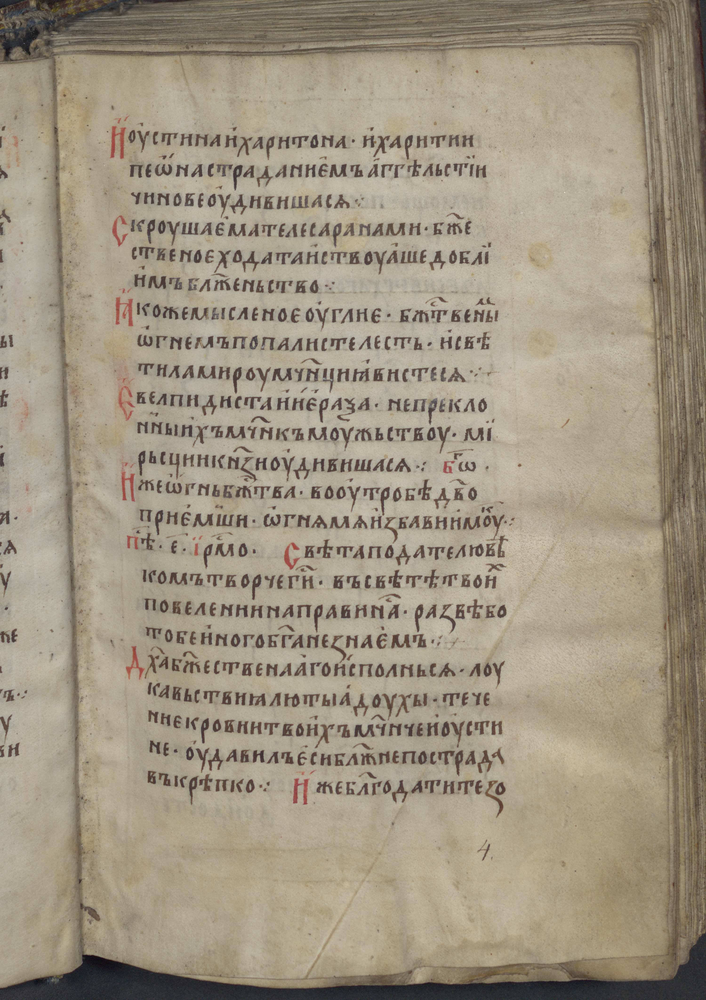
#> input picture 2sem/results/lab2/1/input/207_12.png, 706 x 1000 px, shrunk from 3000 x 4250 before the run
$ jupyter execute README.ipynb
#> lines starting #> are read from the running program, lines starting #| are printed output that depends on the picture; after the words box and inside, x2 and y2 are one past the last pixel; in counts of white or black regions, pixels touching at a corner belong together
#> further down, input_image is the input picture: PIL image 706x1000 RGB; mean R, G, B 159.6, 148.4, 129.8
[cell 1]
import numpy as np
from PIL import Image

[cell 2]
def grey(input: np.array) -> np.array:
    H, W = input.shape[:2]
    output = np.zeros((H, W), dtype=input.dtype)

    R = input[:, :, 0]
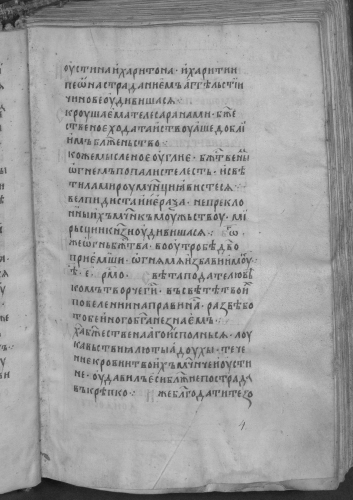
#> R: shape (1000, 706) (shown at 1/2 size); min 12, max 225, mean 159.6
    G = input[:, :, 1]
    B = input[:, :, 2]
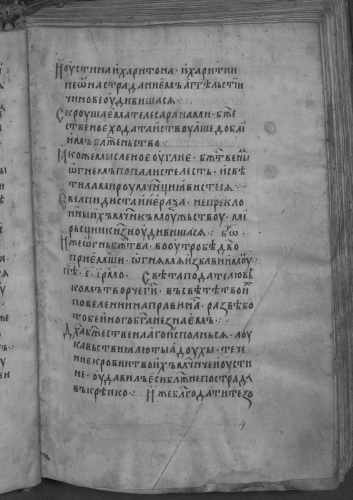
#> B: shape (1000, 706) (shown at 1/2 size); min 12, max 198, mean 129.8
    output = 0.2126*R + 0.7152*G + 0.0722*B

    return output

[cell 3]
def binarization(input: np.array, d: int, t: float) -> np.array:
#> called with d = 8, t = 0.15
    H, W = input.shape[:2]
    output = np.zeros((H, W), dtype=input.dtype)
    r = W  // (d * 2)

    intImg = input.cumsum(axis=0).cumsum(axis=1)
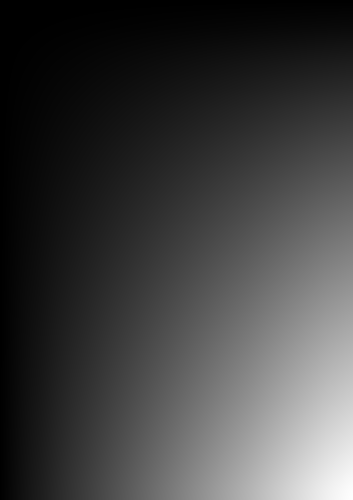
#> intImg: shape (1000, 706) float64 (shown at 1/2 size); min 43.87, max 105516131.1, mean 26538110.4; drawn with min black and max white

    i, j = np.meshgrid(np.arange(W), np.arange(H))
    w1 = np.maximum(i - r, 0)
    w2 = np.minimum(i + r, W - 1)
    h1 = np.maximum(j - r, 0)
    h2 = np.minimum(j + r, H - 1)

    count = (w2 - w1) * (h2 - h1)
    sum_val = intImg[h2, w2] - intImg[h1 + 1, w2] - intImg[h2, w1 + 1] + intImg[h1 + 1, w1 + 1]
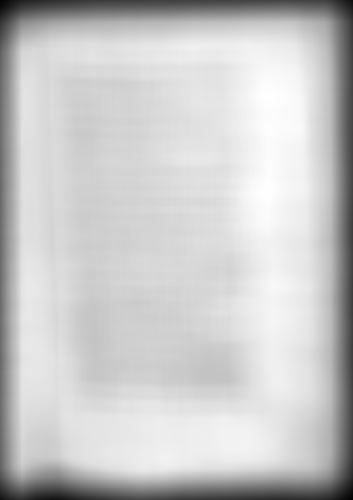
#> sum_val: shape (1000, 706) float64 (shown at 1/2 size); min 108912.8, max 1348228.6, mean 1084758.5; drawn with min black and max white

    mask = input * count <= sum_val * (1 - t)
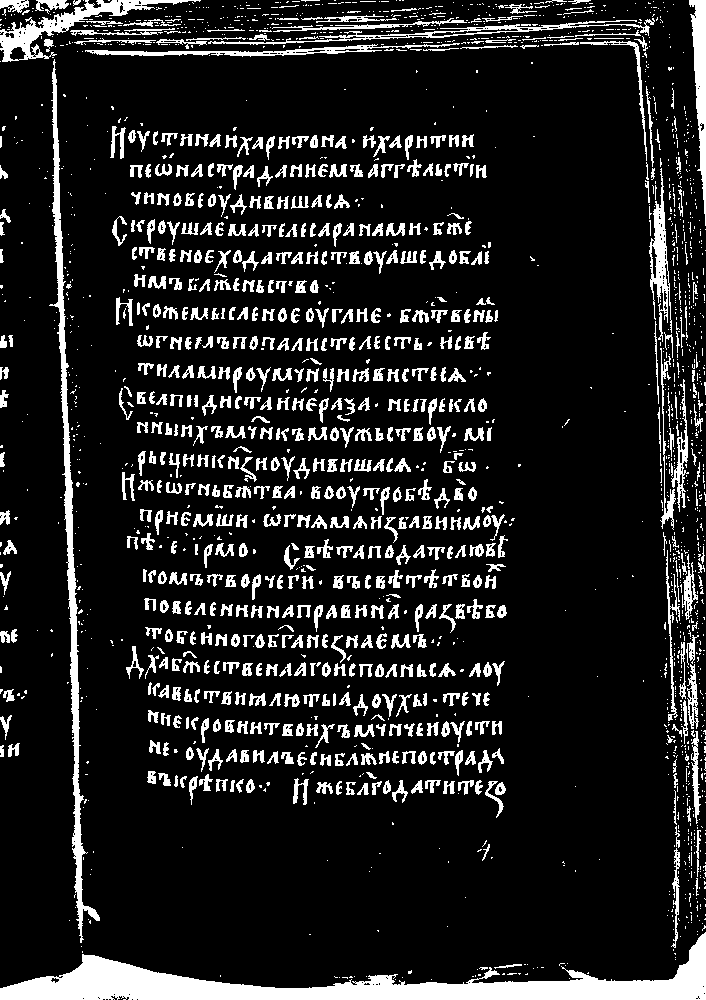
#> mask: shape (1000, 706) bool; 13.3% white; 2146 white regions (1437 under 20 px), largest, box (x1, y1, x2, y2) and area: (0, 932, 706, 1000) 15680, (49, 59, 100, 943) 5453, (0, 0, 201, 62) 2516
    output[mask] = 0
    output[~mask] = 255

    return output

[cell 4]
input_image = Image.open('1/input/207_12.png').convert('RGB')
input_array = np.array(input_image)

greyArray = grey(input_array)
newArray = binarization(greyArray, 8, 0.15)

newImg = Image.fromarray(newArray)
newImg.show()

$ run again, with 2sem/results/lab2/1/input/198_115.png copied over 2sem/results/lab2/1/input/207_12.png
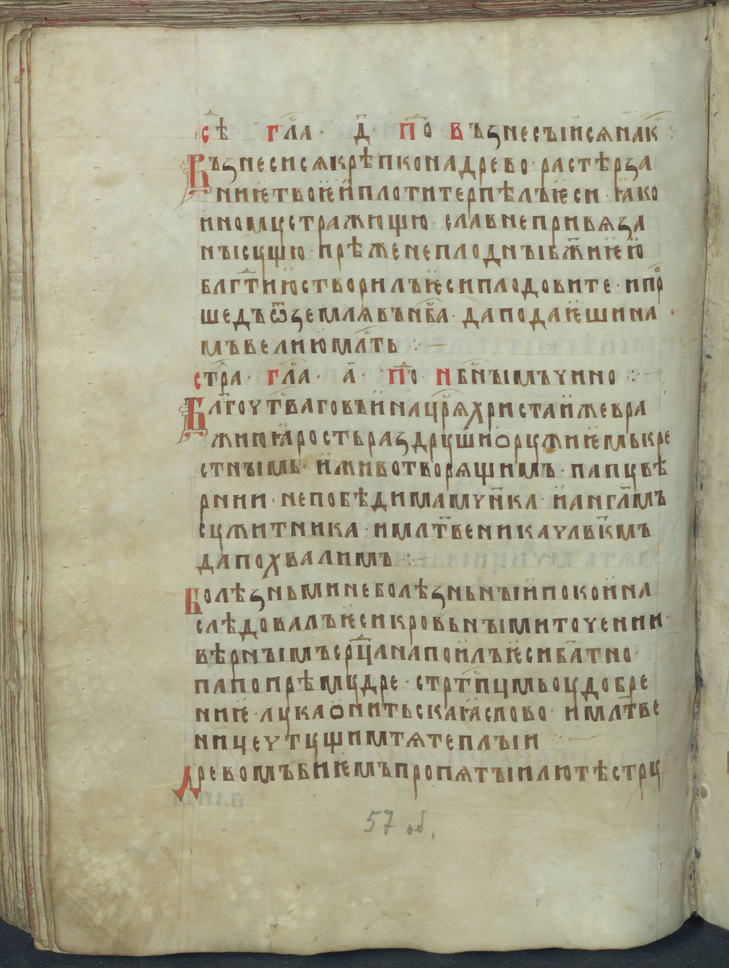
#> input picture 2sem/results/lab2/1/input/198_115.png, 729 x 968 px, shrunk from 3050 x 4050 before the run
#> input_image is the input picture: PIL image 729x968 RGB; mean R, G, B 170.4, 166.5, 142.1
#> in binarization, `sum_val = intImg[h2, w2] - intImg[h1 + 1, w2] - intImg[h2, w1 + 1] + i..`:
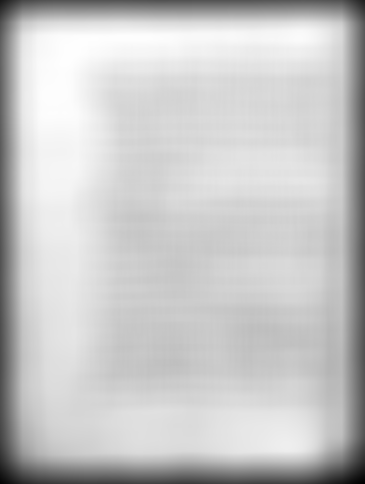
#> sum_val: shape (968, 729) float64 (shown at 1/2 size); min 94994.5, max 1576109.8, mean 1255199.6; drawn with min black and max white
#> in binarization, `mask = input * count <= sum_val * (1 - t)`:
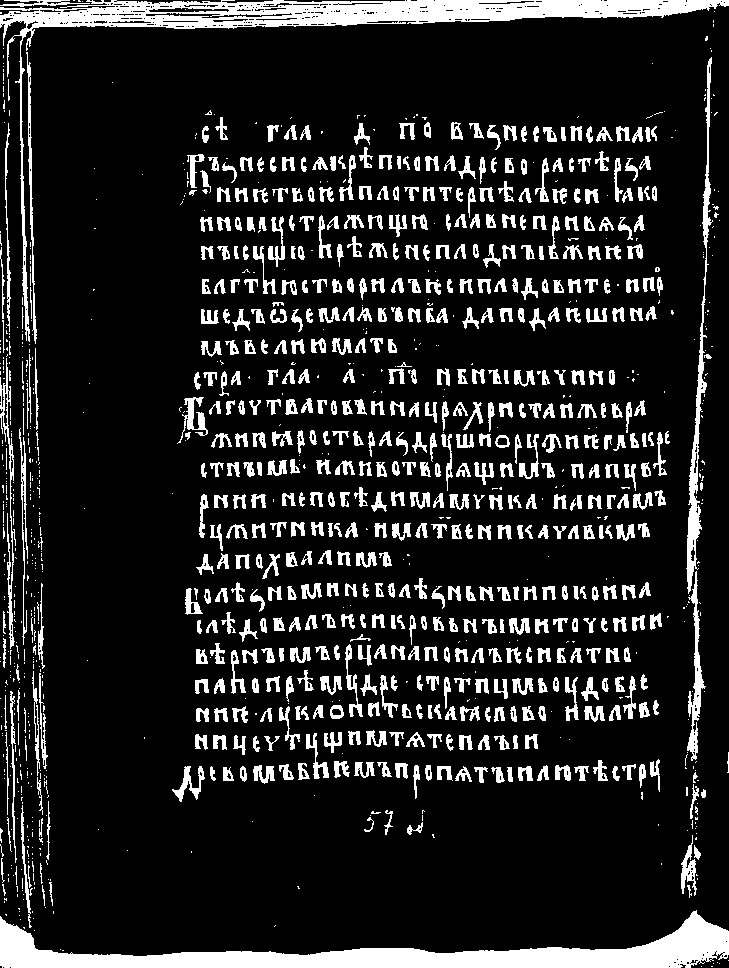
#> mask: shape (968, 729) bool; 14.5% white; 1225 white regions (609 under 20 px), largest, box (x1, y1, x2, y2) and area: (0, 910, 729, 968) 14683, (0, 0, 729, 342) 14441, (686, 57, 713, 594) 2530

$ run again, with 2sem/results/lab2/1/input/198_153.png copied over 2sem/results/lab2/1/input/207_12.png
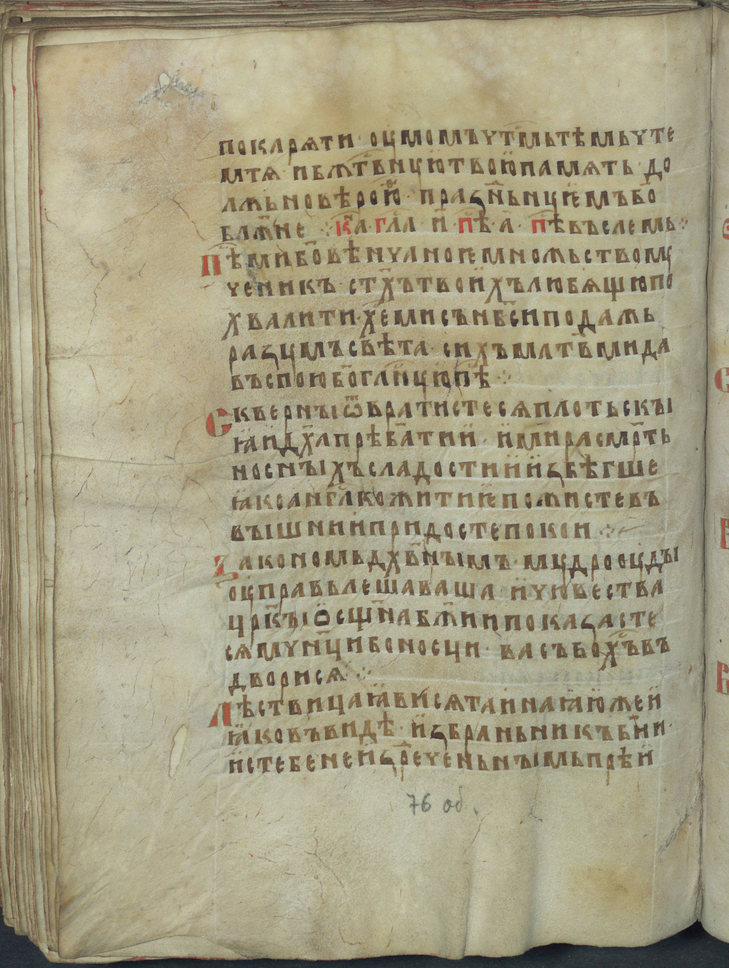
#> input picture 2sem/results/lab2/1/input/198_153.png, 729 x 968 px, shrunk from 3050 x 4050 before the run
#> input_image is the input picture: PIL image 729x968 RGB; mean R, G, B 165, 157.9, 130.7
#> in binarization, `sum_val = intImg[h2, w2] - intImg[h1 + 1, w2] - intImg[h2, w1 + 1] + i..`:
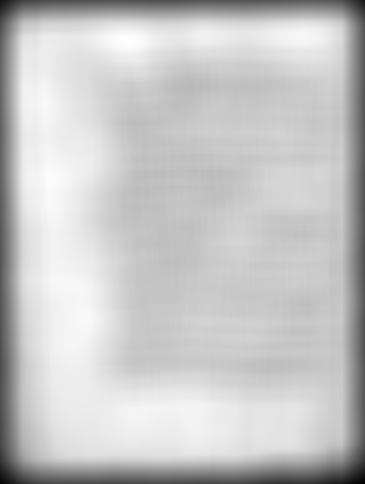
#> sum_val: shape (968, 729) float64 (shown at 1/2 size); min 118406.8, max 1497176.5, mean 1190976.2; drawn with min black and max white
#> in binarization, `mask = input * count <= sum_val * (1 - t)`:
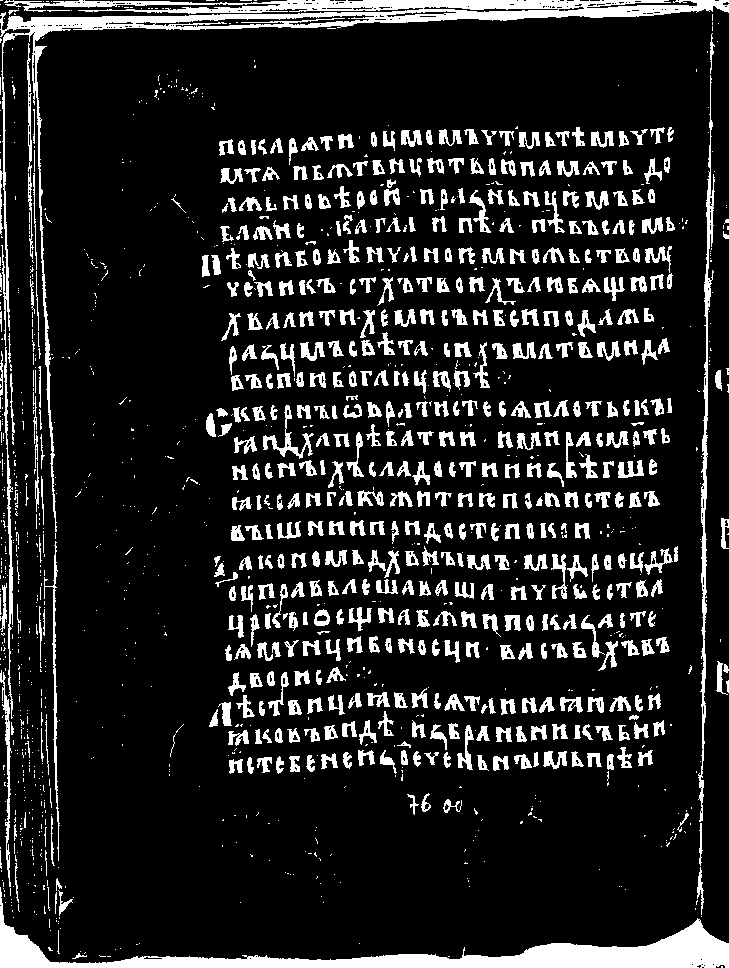
#> mask: shape (968, 729) bool; 14.3% white; 1465 white regions (879 under 20 px), largest, box (x1, y1, x2, y2) and area: (0, 0, 729, 532) 14503, (0, 887, 729, 968) 11859, (698, 75, 715, 822) 2475
